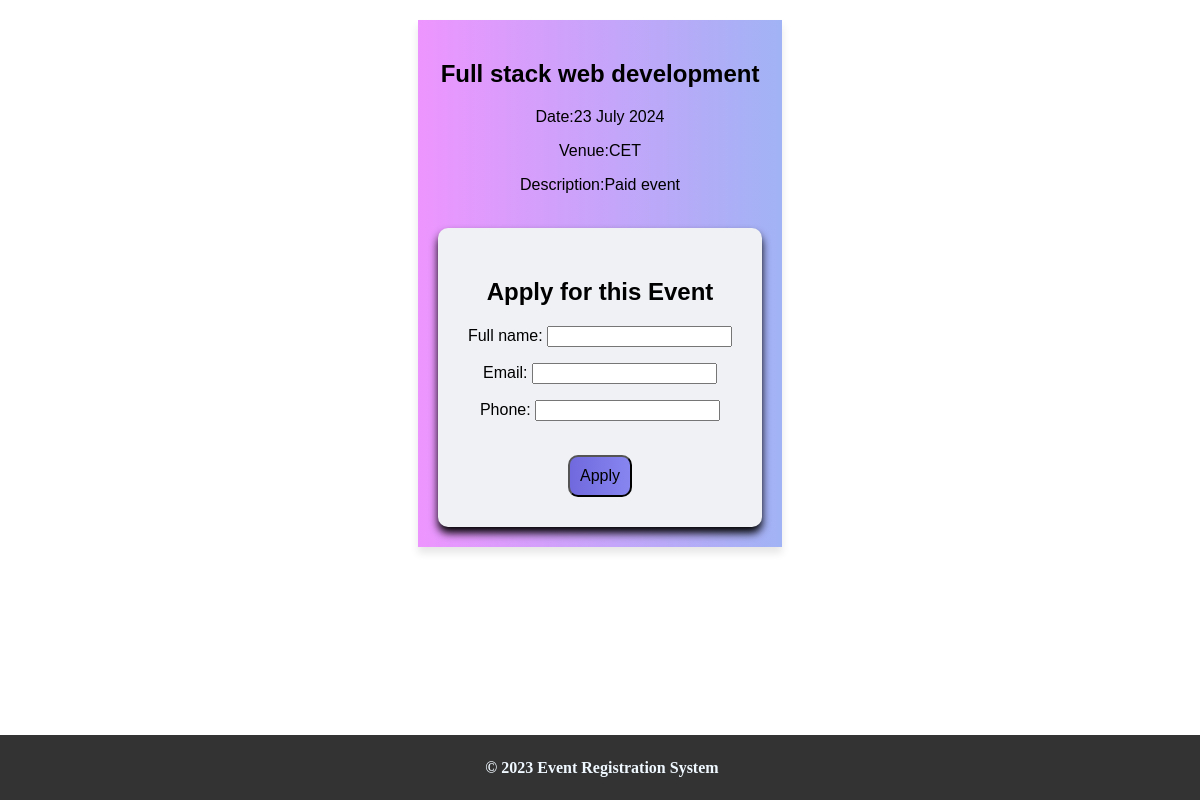
The app's page /event-detail/3 with its own data.
### eventapp/models.py (models this page shows, shortened)
class Event(models.Model):
    event_title=models.CharField(max_length=120)
    location=models.CharField(max_length=100)
    date =models.CharField(max_length=100)
    description=models.TextField()

### eventapp/views.py (the view)
# urls.py: path('event-detail/<int:pk>',views.eventdetail1,name='eventdetail'),
def eventdetail1(request,pk):
    event_single=Event.objects.get(pk=pk)
    if request.method=='POST':
        form=Applicantform(request.POST)
        if form.is_valid():
            applicant=form.save(commit=False)
            applicant.event=event_single
            applicant.save()
    form=Applicantform()
    context={
        'event':event_single,
        'form':form
    }
    return render(request,'eventapp/detail1.html',context)

### eventapp/forms.py
class Applicantform(forms.ModelForm):
    class Meta:
        model=Applicant
        fields=['full_name','email','phone']

### eventapp/templates/eventapp/detail1.html (shortened to what this page needs)
<!DOCTYPE html>
{% load static %}
<html lang="en">
<head>
    <link rel="stylesheet" href="{% static 'style.css' %}">
</head>
<body>
    <section id="events">
        <div class="box1">
        <h1 class="heading">{{event.event_title}}</h1>
        <p>Date:{{event.date}} </p>
        <p>Venue:{{event.location}}</p>
        <p>Description:{{event.description}}</p>
        <br>
        <div class="box-card">
        <form action="{% url 'eventdetail' event.pk %}" method='POST'>
            <h2>Apply for this Event</h2>
            {{form.as_p}}
            <br>
            <input type="submit" id="submit" value="Apply">
        </form>
        </div>
    </div>
    </section>
    <footer>
        <h4> &copy 2023 Event Registration System</h4>
    </footer>
</body>
</html>

### eventapp/static/style.css (style rules this page uses)
body { margin:0; padding:0; }
footer { background-color:#333; text-align: center; color: aliceblue; padding: 2px; position:absolute; width:100%; bottom: 0; }
#events { margin-top: 20px; display:flex; justify-content: center; align-items: center; gap:50px; }
.box-card { background-color: rgb(239, 241, 245); box-shadow: 0 6px 8px rgba(0,0,1,1); padding:30px; border-radius: 10px; }
.box1 { background-color: rgb(142, 236, 162); text-align: center; padding: 20px; font-size: medium; box-shadow: 0 6px 8px rgba(0,0,0,0.1); font-family: 'Lato', sans-serif; font-family: 'Montserrat', sans-serif; background-image: linear-gradient(to right, rgb(237, 149, 254) , rgb(161, 179, 245)); }
#submit { background-image: linear-gradient(to right, rgb(112, 105, 222) , rgb(135, 134, 240)); font-weight: 300; font-size:medium; padding: 10px; border-radius: 10px; }

### records on screen
Event: event_title "Full stack web development", date "23 July 2024", location "CET", description "Paid event"
